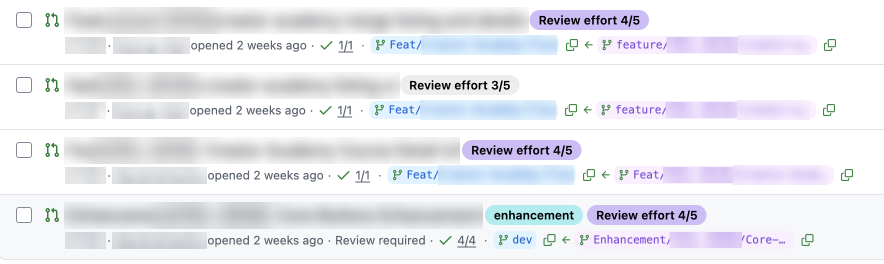
#> input picture store/raw/2-pr-list.png, 1768 x 528 px (shown at 1/2 size); its folder holds only this picture in this run
$ python make_screenshots.py
#> lines starting #> are read from the running program, lines starting #| are printed output that depends on the picture; after the words box and inside, x2 and y2 are one past the last pixel; in counts of white or black regions, pixels touching at a corner belong together
### scripts/make_icons.py
"""Generate extension icons + store promo tile. Run: python3 scripts/make_icons.py"""
from pathlib import Path
from PIL import Image, ImageDraw, ImageFont

ROOT = Path(__file__).resolve().parent.parent
S = 1024  # draw large, downscale for crisp anti-aliasing
TOP, BOTTOM = (46, 160, 67), (26, 127, 55)  # GitHub-ish greens
WHITE = (255, 255, 255, 255)


def gradient(w, h):
#> called with w = 1280, h = 800
    img = Image.new("RGBA", (w, h))
#> img: PIL image 1280x800 RGBA; every value is 0
    px = img.load()
    for y in range(h):
        t = y / (h - 1)
        c = tuple(round(TOP[i] + (BOTTOM[i] - TOP[i]) * t) for i in range(3)) + (255,)
        for x in range(w):
            px[x, y] = c
    return img


# [48 lines left out: functions bezier, glyph, icon, store_icon, not called in this run]


def font(size, bold=False):
    for path in (
        "/System/Library/Fonts/SFNS.ttf",
        "/System/Library/Fonts/Helvetica.ttc",
        "/Library/Fonts/Arial.ttf",
    ):
        try:
            return ImageFont.truetype(path, size, index=1 if bold and path.endswith(".ttc") else 0)
        except Exception:
            continue
    return ImageFont.load_default()


# [10 lines left out: function promo, not called in this run]


# [8 lines that do not run on import are left out]

### scripts/make_screenshots.py
"""Frame raw captures into Chrome Web Store screenshots (1280x800, 24-bit PNG, no alpha).

Put up to 5 raw captures in store/raw/ (any size, e.g. Cmd+Shift+4 on a GitHub tab).
Files are processed in name order; captions come from CAPTIONS by file stem, else the stem itself.
Run: python3 scripts/make_screenshots.py  ->  store/screenshot-1.png ... screenshot-5.png
"""
from pathlib import Path
from PIL import Image, ImageDraw, ImageFilter
from make_icons import gradient, font, WHITE

ROOT = Path(__file__).resolve().parent.parent
RAW = ROOT / "store" / "raw"
W, H = 1280, 800
CAPTIONS = {
    "1-pr": "Copy PR base & head branches in one click",
    "2-pr-list": "See base ← head on every row of PR lists",
    "3-actions": "Branch & tag chips with copy in GitHub Actions",
    "4-tags": "Tag runs show the branch they were cut from",
    "5-dark": "Follows GitHub's light & dark themes",
}


def frame(src, caption, out):
    bg = gradient(W, H)
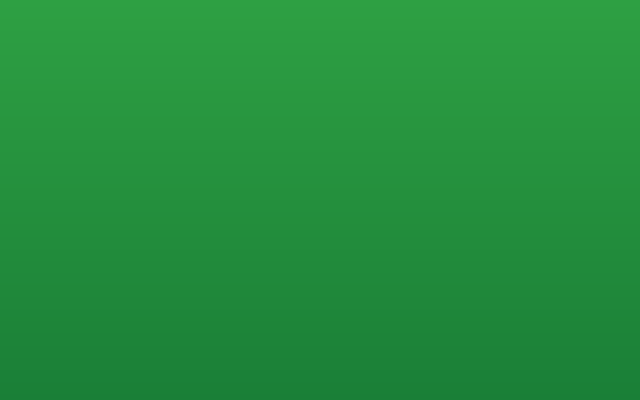
#> bg: PIL image 1280x800 RGBA (shown at 1/2 size); mean R, G, B, A 36, 143.5, 61, 255
    d = ImageDraw.Draw(bg)
    f = font(40, bold=True)
    tw = d.textlength(caption, font=f)
#> tw = 823.5
    d.text(((W - tw) / 2, 36), caption, font=f, fill=WHITE)

    top, side, bottom = 112, 56, 0           # screenshot bleeds off the bottom edge
    shot = Image.open(src).convert("RGB")
#> shot is the input picture: PIL image 1768x528 RGB; mean R, G, B 235, 236.1, 241.1
    bw, bh = W - 2 * side, H - top - bottom
    scale = bw / shot.width                    # fit width; crop height from top if too tall
#> scale = 0.661
    shot = shot.resize((bw, round(shot.height * scale)), Image.LANCZOS)
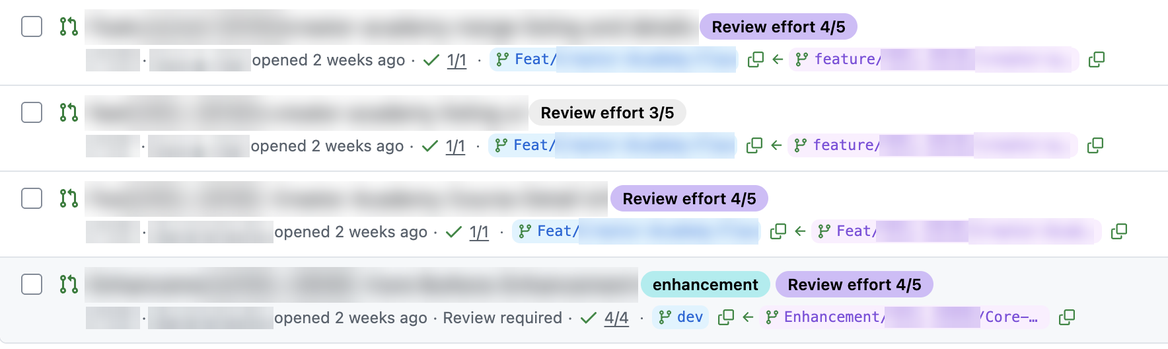
#> shot: PIL image 1168x349 RGB; mean R, G, B 234.9, 236, 241
    if shot.height > bh:
        shot = shot.crop((0, 0, bw, bh))
    else:                                      # short capture: center vertically in the area
        top += (bh - shot.height) // 2
#> top = 281

    r = 14
    mask = Image.new("L", shot.size, 0)
#> mask: PIL image 1168x349 L; every value is 0
    ImageDraw.Draw(mask).rounded_rectangle([0, 0, shot.width - 1, shot.height + r], radius=r, fill=255)
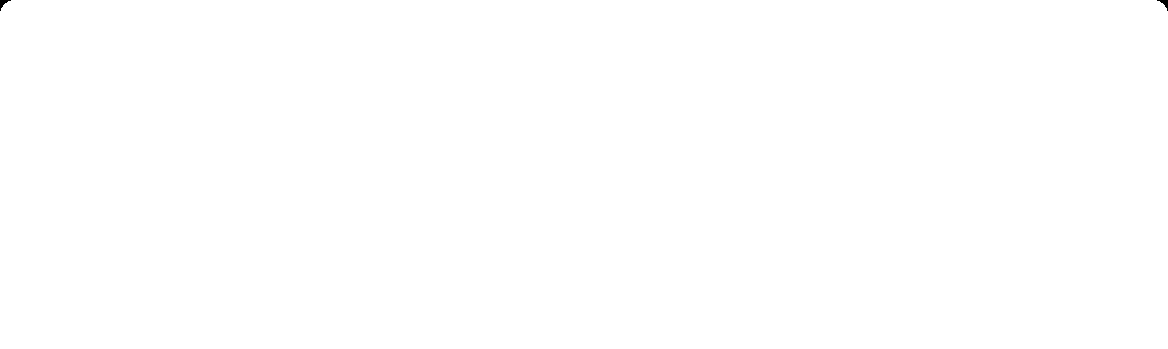
#> mask: PIL image 1168x349 L; 100% white; 2 black regions, box (x1, y1, x2, y2) and area: (0, 0, 11, 11) 46, (1157, 0, 1168, 11) 46
    sh = Image.new("L", (W, H), 0)
#> sh: PIL image 1280x800 L; every value is 0
    sh.paste(mask, (side, top + 6))
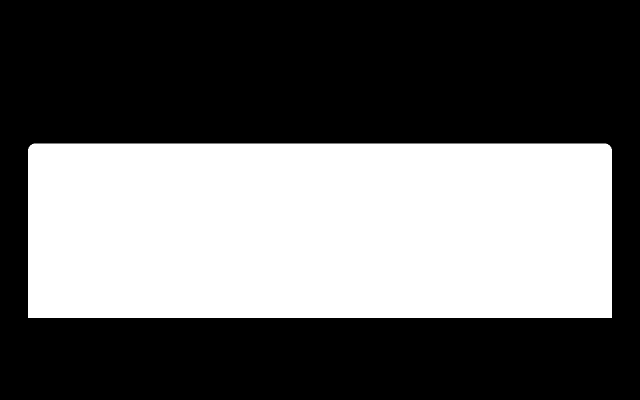
#> sh: PIL image 1280x800 L (shown at 1/2 size); 39.8% white; 1 white region, box (x1, y1, x2, y2) and area: (56, 287, 1224, 636) 407540
    sh = sh.filter(ImageFilter.GaussianBlur(14)).point(lambda v: v * 0.4)
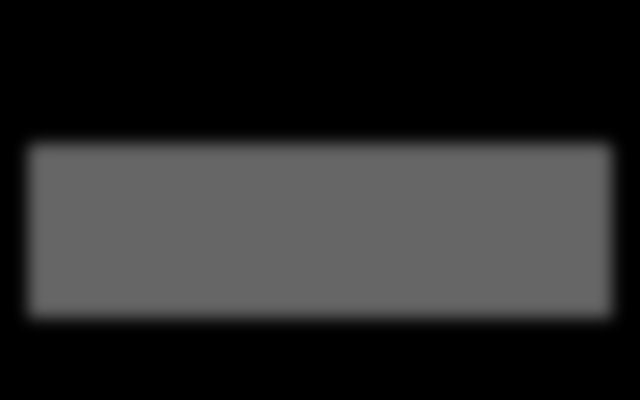
#> sh: PIL image 1280x800 L (shown at 1/2 size); min 0, max 102, mean 40.6
    bg = Image.composite(Image.new("RGBA", (W, H), (0, 0, 0, 255)), bg, sh)
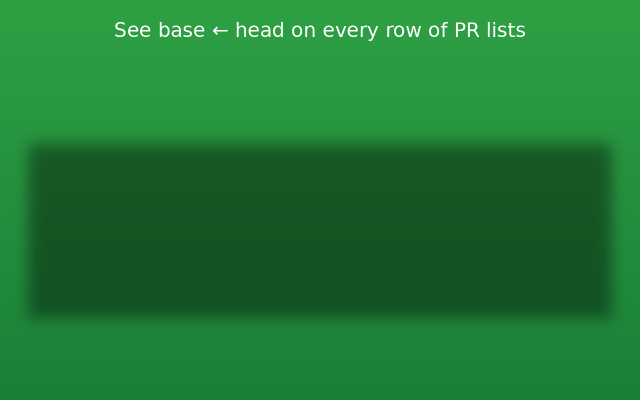
#> bg: PIL image 1280x800 RGBA (shown at 1/2 size); mean R, G, B, A 31.8, 121.6, 52.6, 255
    bg.paste(shot, (side, top), mask)
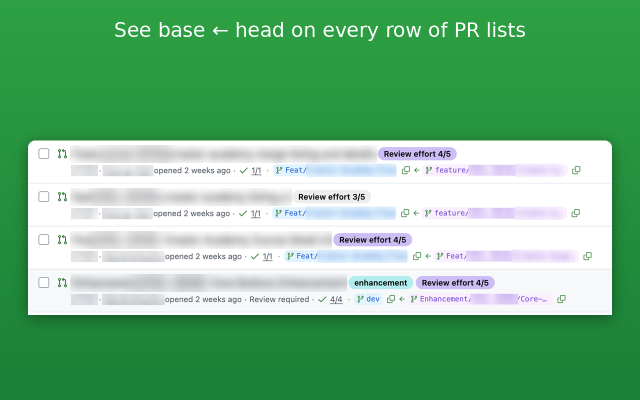
#> bg: PIL image 1280x800 RGBA (shown at 1/2 size); mean R, G, B, A 116.7, 180.8, 133.7, 255
    bg.convert("RGB").save(out, optimize=True)


if __name__ == "__main__":
    srcs = sorted(p for p in RAW.glob("*") if p.suffix.lower() in (".png", ".jpg", ".jpeg"))[:5]
    if not srcs:
        raise SystemExit(f"No captures in {RAW} — add 1–5 PNG/JPEG screenshots first.")
    for i, p in enumerate(srcs, 1):
        out = ROOT / "store" / f"screenshot-{i}.png"
        frame(p, CAPTIONS.get(p.stem, p.stem.replace("-", " ")), out)
        print(out.relative_to(ROOT))
